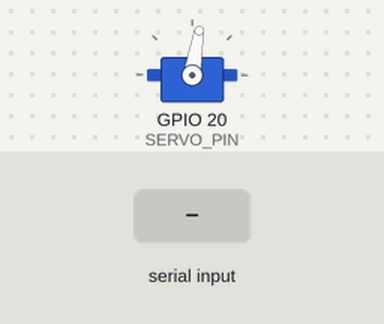
Recording of a program running on a simulated Raspberry Pi (BCM pin numbers). On the bench: servo. The inputs (shaded band) are chosen by the test bench. Servo angles are drawn from the pulse width (0.5 ms = 0°, 2.5 ms = 180°); what the program prints to the terminal is not drawn.

Above: at 1.4 s.
1.5 s: "l" typed at the terminal, then Enter
At 2.5 s:
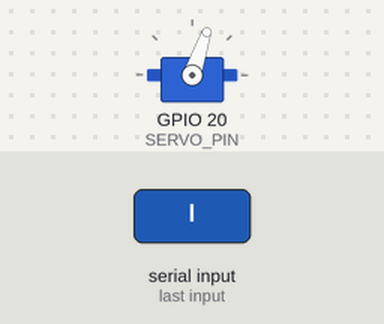
3.0 s: "r" typed at the terminal, then Enter
At 3.6 s:
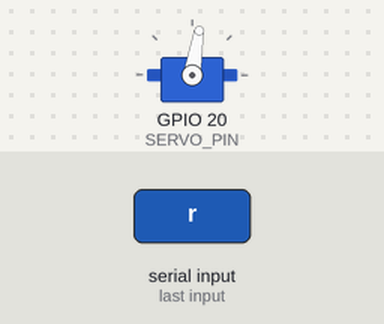
Timing chart, 0 to 6.0 s (numbered marks = the images above; inputs shaded):
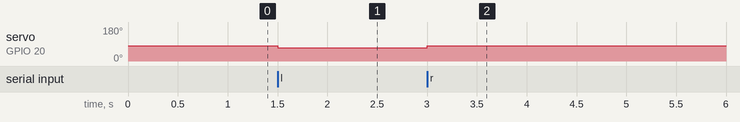

Measured:
- after the input at 1.5 s, servo on GPIO 20 (SERVO_PIN): 81° → 71° at once
- after the input at 3.0 s, servo on GPIO 20 (SERVO_PIN): 71° → 81° at once

The program:

manual_servo.py
```python
import RPi.GPIO as GPIO
import time
import sys
import tty
import termios

# Setup GPIO
SERVO_PIN = 20
GPIO.setwarnings(False)
GPIO.setmode(GPIO.BCM)
GPIO.setup(SERVO_PIN, GPIO.OUT)

pwm = GPIO.PWM(SERVO_PIN, 50)
pwm.start(0)

# State
current_angle = 90
step = 10

def getch():
    """Reads a single character from stdin without needing Enter."""
    fd = sys.stdin.fileno()
    old_settings = termios.tcgetattr(fd)
    try:
        tty.setraw(sys.stdin.fileno())
        ch = sys.stdin.read(1)
    finally:
        termios.tcsetattr(fd, termios.TCSADRAIN, old_settings)
    return ch

def set_servo(angle):
    global current_angle
    current_angle = max(0, min(180, angle))

    # Standard formula: 2.5 to 12.5 often covers full 180 range better
    duty = 2 + (current_angle / 18)
    pwm.ChangeDutyCycle(duty)

    # Allow time to move, then cut signal to stop jitter/heat
    time.sleep(0.2)
    pwm.ChangeDutyCycle(0)
    print(f"\rAngle: {current_angle} | Press 'L' (Left), 'R' (Right), or 'Q' (Quit)", end="", flush=True)

try:
    print("Direct SSH Control Active.")
    set_servo(current_angle)

    while True:
        char = getch().lower() # Handle both 'L' and 'l'

        if char == 'l':
            set_servo(current_angle - step)
        elif char == 'r':
            set_servo(current_angle + step)
        elif char == 'q':
            print("\nExiting...")
            break

except Exception as e:
    print(f"\nError: {e}")
finally:
    pwm.stop()
    GPIO.cleanup()
    print("GPIO Cleaned up.")
```
